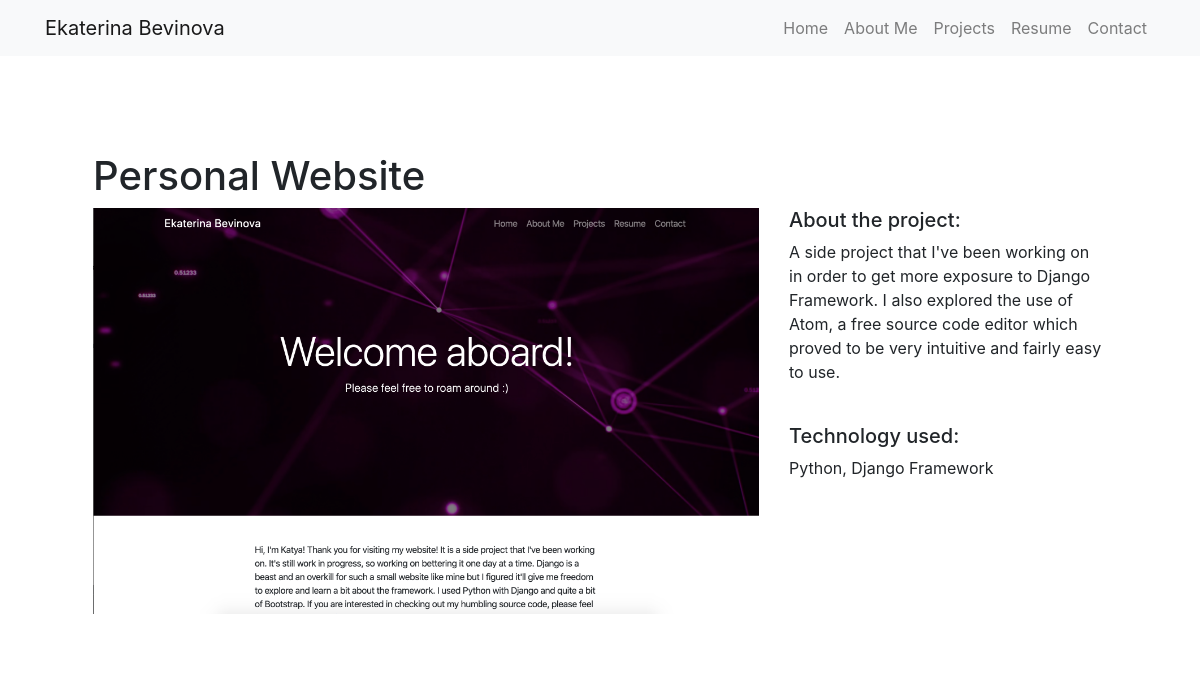
The page /projects/4/ on the database its author committed.
### infoapp/models.py (models this page shows)
class Project(models.Model):
    title = models.CharField(max_length=100)
    description = models.TextField()
    technology = models.TextField()
    image = models.ImageField(upload_to="project_images", blank=True)

### infoapp/views.py (the view)
# urls.py: path("<int:pk>/", views.project_details, name="project_details"),
def project_details(request, pk):
    project = Project.objects.get(pk=pk)
    context = {
        'project': project
    }
    return render(request, 'infoapp/project_detail.html', context)

### templates/infoapp/project_detail.html
<!DOCTYPE html>
{% extends "infoapp/base.html" %}
{% block body_block %}
<h1>{{ project.title }}</h1>
<div class="row">
    <div class="col-md-8">
        <img src="{{ project.image.url }}" alt="" width="100%">
    </div>
    <div class="col-md-4">
        <h5>About the project:</h5>
        <p>{{ project.description }}</p>
        <br>
        <h5>Technology used:</h5>
        <p>{{ project.technology }}</p>
    </div>
</div>
{% endblock %}

### rows shown on the page
Project: title "Personal Website", image (picture), description "A side project that I've been working on in order to get more exposure to Django Framework. I also explored the use of Atom, a free source code editor which proved to be very intuitive and fairly easy to use.", technology "Python, Django Framework"
